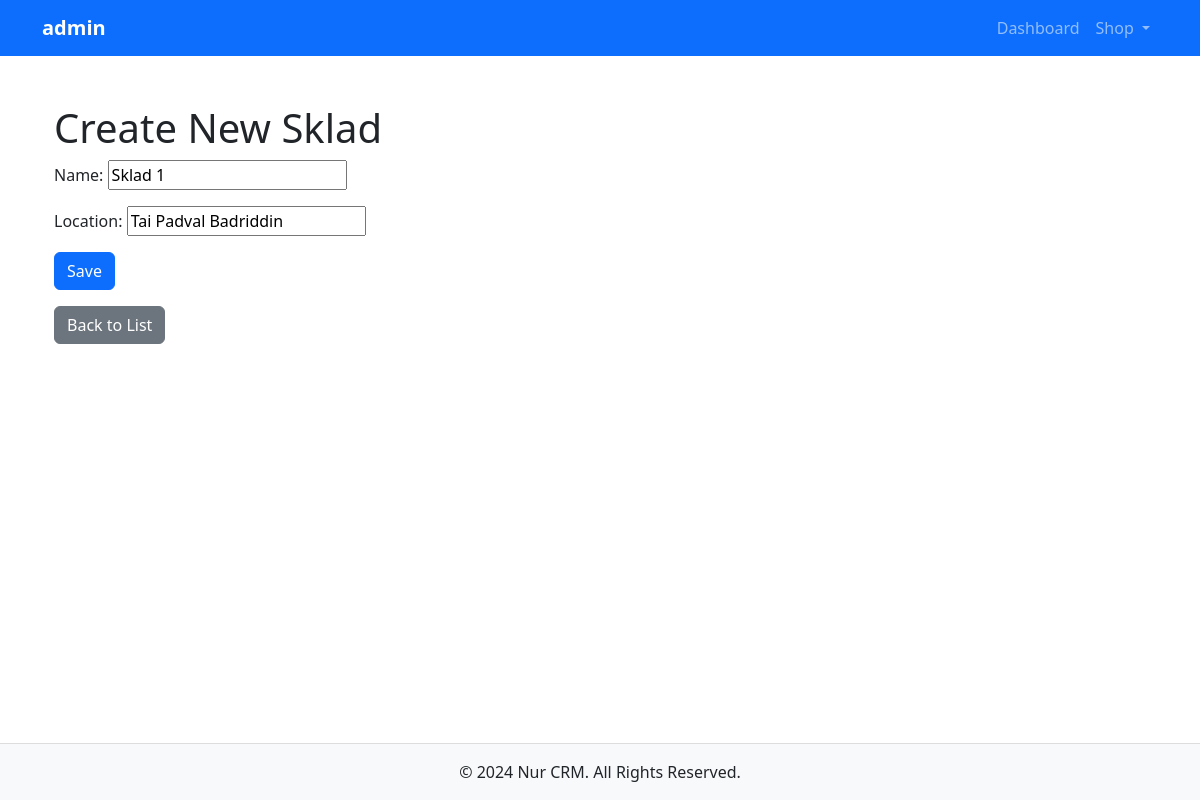
The app's page /nur/sklad/update/1/ (signed in) with its own data.
### Nur/models.py (models this page shows, shortened)
class CustomUser(AbstractUser):
    phone_number = models.CharField(
        max_length=20,
        validators=[
            RegexValidator(
                r'^\+?1?\d{9,15}$',
                message="Enter a valid phone number (e.g., +123456789)."
            )
        ]
    )
    address = models.TextField(null=True,blank=True)
    created_at = models.DateTimeField(auto_now_add=True)
    last_password_reset = models.DateTimeField(null=True, blank=True)

class Sklad(models.Model):
    name = models.CharField(max_length=50)
    location = models.CharField(max_length=50)
    is_active = models.BooleanField(default=True)

### Nur/views.py (the view)
# urls.py: path('sklad/update/<int:pk>/', SkladUpdateView.as_view(), name='sklad-update'),
class SkladUpdateView(generic.UpdateView):
    model = Sklad
    fields = ['name', 'location']
    template_name = 'sklad/sklad_form.html'
    success_url = reverse_lazy('sklad-list')

### templates/sklad/sklad_form.html (shortened to what this page needs)
{% extends 'main/base.html' %}
{% block content %}
    <div class="container mt-4">
        <h1>Create New Sklad</h1>
        <form method="post">
            {{ form.as_p }}
            <button type="submit" class="btn btn-primary">Save</button>
        </form>
        <a href="{% url 'sklad-list' %}" class="btn btn-secondary mt-3">Back to List</a>
    </div>
{% endblock %}

### templates/main/base.html (shortened to what this page needs)
<!DOCTYPE html>
{% load static %}
<html lang="en">
<head>
    <link href="https://cdn.jsdelivr.net/npm/bootstrap@5.3.0/dist/css/bootstrap.min.css" rel="stylesheet">
</head>
<body>
    <header class="navbar navbar-expand-lg navbar-dark bg-primary">
        <div class="container">
            {% if user.is_authenticated %}
                <a class="navbar-brand fw-bold d-flex align-items-center" href="#" id="navbarDropdown" role="button" data-bs-toggle="dropdown" aria-expanded="false">
                    <span>{{ user.username }}</span>
                </a>
            {% else %}
                <a class="navbar-brand fw-bold" href="{% url 'home' %}">Nur CRM</a>
            {% endif %}
            <div class="collapse navbar-collapse" id="navbarNav">
                <ul class="navbar-nav ms-auto">
                    {% if user.is_authenticated %}
                        <li class="nav-item">
                            <a class="nav-link" href="{% url 'dashboard' %}">Dashboard</a>
                        </li>
                        <li class="nav-item dropdown">
                            <a class="nav-link dropdown-toggle" href="#" id="shopDropdown" role="button" data-bs-toggle="dropdown" aria-expanded="false">
                                Shop
                            </a>
                        </li>
                    {% else %}
                        <li class="nav-item">
                            <a class="nav-link" href="/login/">Login</a>
                        </li>
                    {% endif %}
                </ul>
            </div>
        </div>
    </header>
    <main class="container my-4">
        {% block content %}{% endblock %}
    </main>
    <footer class="bg-light text-center py-3">
        <div class="container">
            <p class="mb-0">&copy; 2024 Nur CRM. All Rights Reserved.</p>
        </div>
    </footer>
</body>
</html>

### templates/main/base.html (style rules this page uses)
.navbar { position: fixed; top: 0; left: 0; width: 100%; z-index: 9999; padding: 0.5rem 1rem; }
body { padding-top: 56px; min-height: 100vh; display: flex; flex-direction: column; }
main { flex: 1; }
footer { border-top: 1px solid #ddd; }

### records on screen
CustomUser: username "admin"
Sklad: name "Sklad 1", location "Tai Padval Badriddin"
